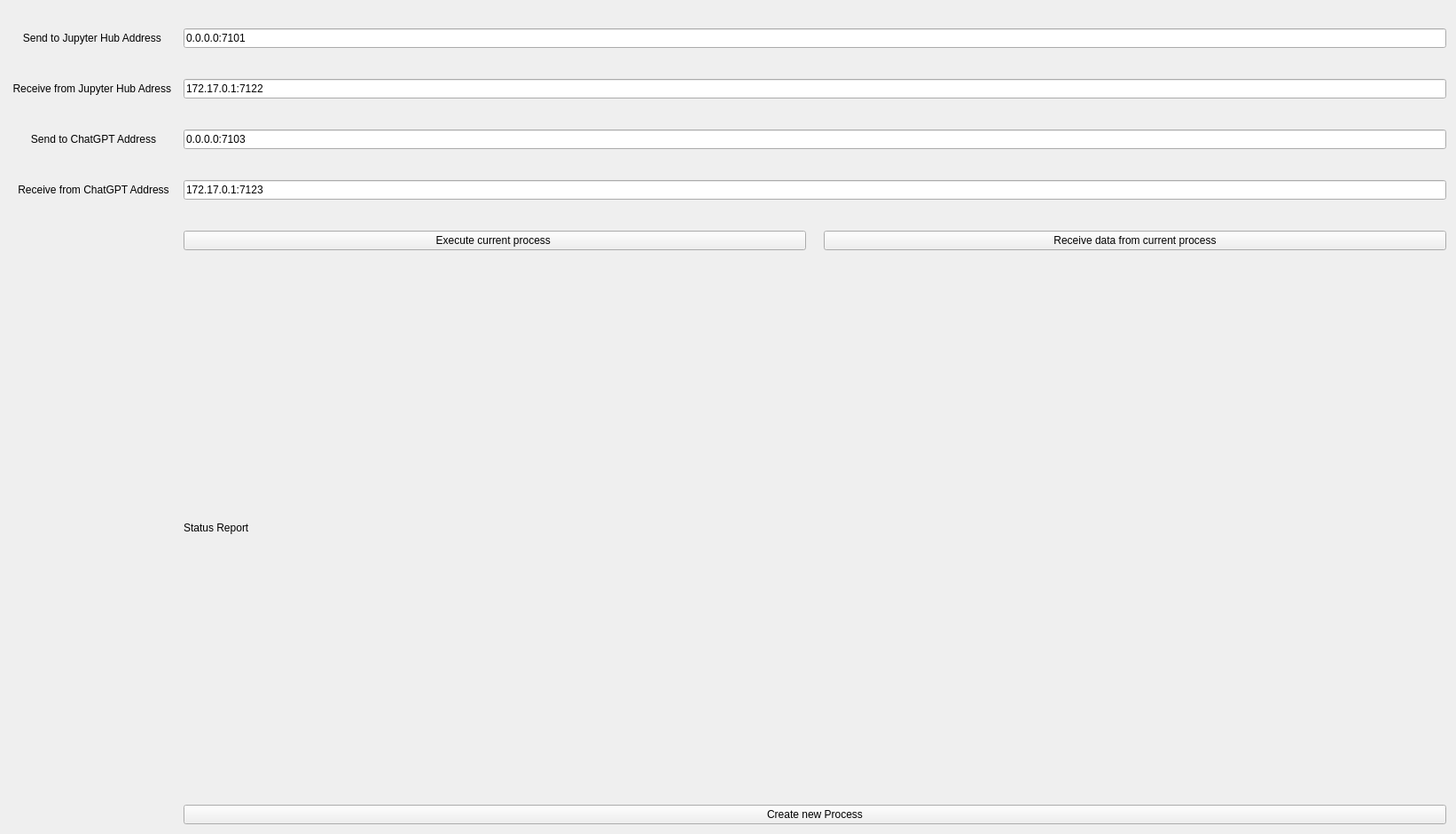
<?xml version="1.0" encoding="UTF-8"?>
<ui version="4.0">
 <class>Form</class>
 <widget class="QWidget" name="Form">
  <property name="geometry">
   <rect>
    <x>0</x>
    <y>0</y>
    <width>1642</width>
    <height>940</height>
   </rect>
  </property>
  <property name="windowTitle">
   <string>Form</string>
  </property>
  <layout class="QVBoxLayout" name="verticalLayout_2">
   <item>
    <layout class="QGridLayout" name="gridLayout">
     <property name="topMargin">
      <number>21</number>
     </property>
     <property name="horizontalSpacing">
      <number>7</number>
     </property>
     <property name="verticalSpacing">
      <number>35</number>
     </property>
     <item row="6" column="0">
      <widget class="QLabel" name="Receive_from_jupyter_add">
       <property name="text">
        <string> Receive from Jupyter Hub Adress  </string>
       </property>
       <property name="alignment">
        <set>Qt::AlignCenter</set>
       </property>
      </widget>
     </item>
     <item row="10" column="1">
      <layout class="QHBoxLayout" name="horizontalLayout_6">
       <item>
        <widget class="QLabel" name="status_label">
         <property name="text">
          <string>Status Report</string>
         </property>
        </widget>
       </item>
      </layout>
     </item>
     <item row="4" column="0">
      <widget class="QLabel" name="Send_jupyter_add">
       <property name="text">
        <string> Send to Jupyter Hub Address  </string>
       </property>
       <property name="alignment">
        <set>Qt::AlignCenter</set>
       </property>
      </widget>
     </item>
     <item row="6" column="1">
      <layout class="QHBoxLayout" name="horizontalLayout">
       <item>
        <widget class="QLineEdit" name="Jupyter_receive_lineedt">
         <property name="text">
          <string>172.17.0.1:7122</string>
         </property>
        </widget>
       </item>
      </layout>
     </item>
     <item row="9" column="1">
      <layout class="QHBoxLayout" name="horizontalLayout_3">
       <property name="spacing">
        <number>20</number>
       </property>
       <item>
        <widget class="QPushButton" name="Send_data_btn">
         <property name="text">
          <string>Execute current process </string>
         </property>
        </widget>
       </item>
       <item>
        <widget class="QPushButton" name="Receive_data_btn">
         <property name="text">
          <string>Receive data from current process</string>
         </property>
        </widget>
       </item>
      </layout>
     </item>
     <item row="4" column="1">
      <layout class="QHBoxLayout" name="horizontalLayout_2">
       <item>
        <widget class="QLineEdit" name="Jupyter_send_lineedt">
         <property name="text">
          <string>0.0.0.0:7101</string>
         </property>
        </widget>
       </item>
      </layout>
     </item>
     <item row="8" column="1">
      <layout class="QHBoxLayout" name="horizontalLayout_8">
       <item>
        <widget class="QLineEdit" name="receive_chatGPT">
         <property name="text">
          <string>172.17.0.1:7123</string>
         </property>
        </widget>
       </item>
      </layout>
     </item>
     <item row="7" column="0">
      <widget class="QLabel" name="Load_Model_file_label">
       <property name="text">
        <string>Send to ChatGPT Address</string>
       </property>
       <property name="alignment">
        <set>Qt::AlignCenter</set>
       </property>
      </widget>
     </item>
     <item row="12" column="1">
      <layout class="QVBoxLayout" name="Process_space"/>
     </item>
     <item row="7" column="1">
      <layout class="QHBoxLayout" name="horizontalLayout_4">
       <item>
        <widget class="QLineEdit" name="send_chatGPT">
         <property name="text">
          <string>0.0.0.0:7103</string>
         </property>
        </widget>
       </item>
      </layout>
     </item>
     <item row="11" column="1">
      <layout class="QHBoxLayout" name="horizontalLayout_5">
       <item>
        <widget class="QPushButton" name="create_process">
         <property name="text">
          <string>Create new Process</string>
         </property>
        </widget>
       </item>
      </layout>
     </item>
     <item row="8" column="0">
      <widget class="QLabel" name="Model_ann_dir_lbl">
       <property name="text">
        <string>Receive from ChatGPT Address</string>
       </property>
       <property name="alignment">
        <set>Qt::AlignCenter</set>
       </property>
      </widget>
     </item>
    </layout>
   </item>
  </layout>
 </widget>
 <resources/>
 <connections/>
</ui>
